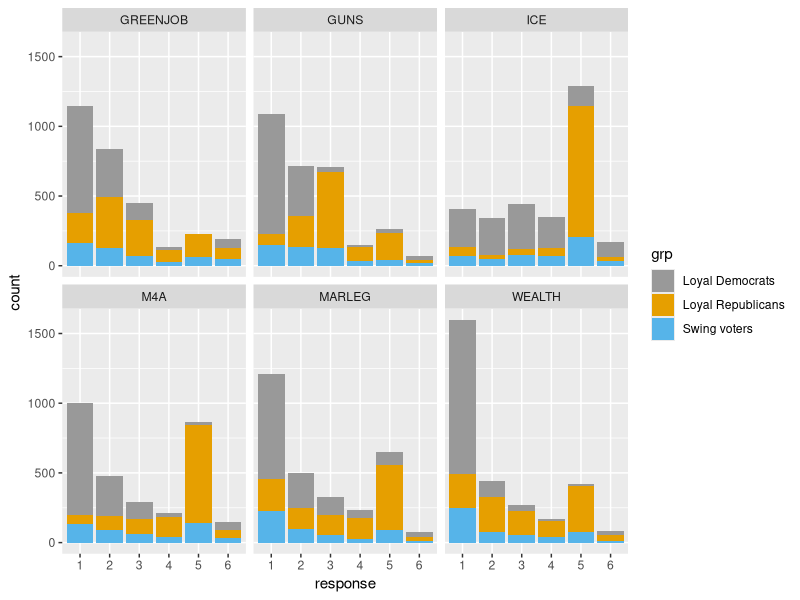

Recreate this plot in R.
## ---- chunk 1
knitr::opts_chunk$set(echo = FALSE, tidy = TRUE, warning = FALSE, message = FALSE)
## ---- chunk 2
library(tidyverse)
library(broom)
cb_palette = c("#999999", "#E69F00", "#56B4E9", "#009E73", "#F0E442", "#0072B2", "#D55E00", "#CC79A7")
## ---- chunk 3
WTHH_full = read_csv("DFP_WTHH_release.csv")
WTHH = WTHH_full[c("presvote16post", "house3", "weight_DFP", "M4A", "GREENJOB", "WEALTH", "MARLEG", "ICE", "GUNS", "POP_1", "POP_2", "POP_3")]
## ---- chunk 4
WTHH$grp <- ifelse(WTHH$presvote16post==1 & WTHH$house3==1, "Loyal Democrats", ifelse(WTHH$presvote16post==2 & WTHH$house3==2, "Loyal Republicans", ifelse(!(WTHH$presvote16post %in% c(7,NA)), "Swing voters", NA)))
WTHH$swing_bhv <- ifelse(WTHH$grp=="Swing voters", ifelse(WTHH$house3==1, "Switch to D", ifelse(WTHH$house3==2, "Switch to R", "Others")), NA)

cols <- c("presvote16post", "house3", "M4A", "GREENJOB", "WEALTH", "MARLEG", "ICE", "GUNS", "POP_1", "POP_2", "POP_3", "grp", "swing_bhv")
WTHH[cols] <- lapply(WTHH[cols], factor)
## ---- chunk 5
WTHH.long = gather(WTHH, key="issue", value="response",
                   c("M4A", "GREENJOB", "WEALTH", "MARLEG", "ICE", "GUNS"))
cols <- c("issue", "response")
WTHH.long[cols] <- lapply(WTHH.long[cols], factor)
WTHH.long <- WTHH.long[c("issue", "response", "grp", "weight_DFP")]
WTHH.long <- WTHH.long[!is.na(WTHH.long$response) & !is.na(WTHH.long$grp),]

ggplot(WTHH.long, aes(x=response)) + stat_count(aes(fill=grp, weight=weight_DFP)) +
  facet_wrap(~issue) + scale_fill_manual(values=cb_palette)
## ---- chunk 6

